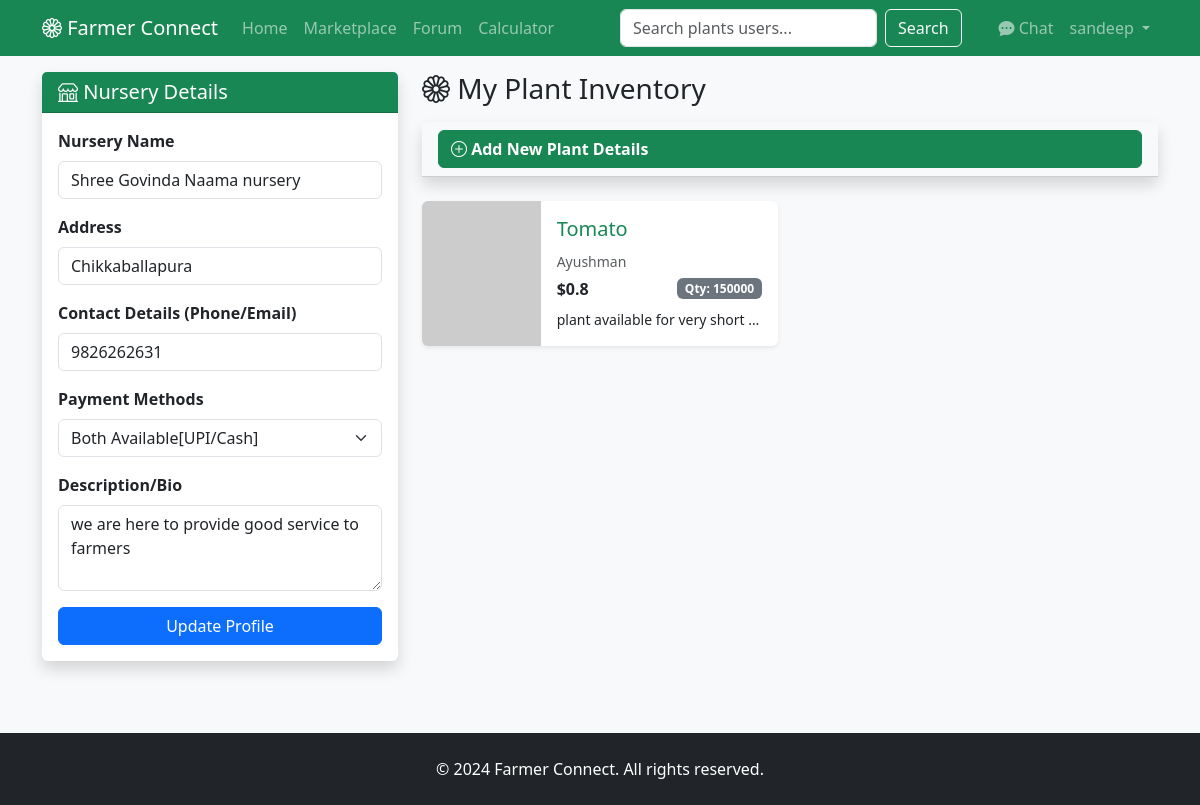
Page /dashboard (signed in) on the committed database.
### app/models.py (models this page shows, shortened)
class User(UserMixin, db.Model):
    id = db.Column(db.Integer, primary_key=True)
    username = db.Column(db.String(64), index=True, unique=True)
    email = db.Column(db.String(120), index=True, unique=True)
    password_hash = db.Column(db.String(128))
    role = db.Column(db.String(20), default='farmer') # nursery, farmer
    bio = db.Column(db.String(500))
    location = db.Column(db.String(128)) # Acts as Address
    nursery_name = db.Column(db.String(128))
    owner_name = db.Column(db.String(128)) # New field
    contact_details = db.Column(db.String(256))
    payment_methods = db.Column(db.String(256))
    products = db.relationship('Product', backref='seller', lazy='dynamic')
    posts = db.relationship('Post', backref='author', lazy='dynamic')
    messages_sent = db.relationship('Message',
                                    foreign_keys='Message.sender_id',
                                    backref='author', lazy='dynamic')
    messages_received = db.relationship('Message',
                                        foreign_keys='Message.receiver_id',
                                        backref='recipient', lazy='dynamic')

class Product(db.Model):
    id = db.Column(db.Integer, primary_key=True)
    seller_id = db.Column(db.Integer, db.ForeignKey('user.id'))
    name = db.Column(db.String(128))
    breed = db.Column(db.String(128)) # New field
    description = db.Column(db.String(1000))
    price = db.Column(db.Float)
    quantity = db.Column(db.Integer, default=0) # New field
    image_url = db.Column(db.String(256))
    plant_age_days = db.Column(db.Integer) # New field
    available_days = db.Column(db.Integer) # New field
    created_at = db.Column(db.DateTime, index=True, default=datetime.utcnow)

### app/main/routes.py (the view, shortened to what this page needs)
@bp.route('/dashboard', methods=['GET', 'POST'])
@login_required
def dashboard():
    if current_user.role == 'farmer':
        return render_template('dashboard.html', title='Dashboard')
    profile_form = NurseryProfileForm()
    product_form = ProductForm()
    if request.method == 'GET':
        profile_form.nursery_name.data = current_user.nursery_name
        profile_form.location.data = current_user.location
        profile_form.contact_details.data = current_user.contact_details
        profile_form.payment_methods.data = current_user.payment_methods
        profile_form.bio.data = current_user.bio
    products = current_user.products.all()
    posts = current_user.posts.all()
    return render_template('dashboard.html', title='Dashboard',
                           profile_form=profile_form, product_form=product_form,
                           products=products, posts=posts)

### app/auth/forms.py
class NurseryProfileForm(FlaskForm):
    nursery_name = StringField('Nursery Name', validators=[DataRequired()])
    owner_name = StringField('Owner Name', validators=[DataRequired()])
    location = StringField('Address', validators=[DataRequired()])
    contact_details = StringField('Contact Details (Phone/Email)', validators=[DataRequired()])
    payment_methods = SelectField('Payment Methods', choices=[
        ('upi', 'UPI Payments'),
        ('cash', 'Cash'),
        ('both', 'Both Available[UPI/Cash]')
    ], validators=[DataRequired()])
    bio = TextAreaField('Description/Bio')
    submit = SubmitField('Update Profile')

class ProductForm(FlaskForm):
    name = StringField('Plant Name', validators=[DataRequired()])
    breed = StringField('Breed Name', validators=[DataRequired()])
    price = FloatField('Price per Plant (₹)', validators=[DataRequired()], render_kw={"step": "0.01", "placeholder": "Example: 15.50"})
    quantity = IntegerField('Quantity Available', validators=[DataRequired()])
    plant_age_days = IntegerField('Plant Age (Days)', validators=[DataRequired()])
    available_days = IntegerField('Available Until (Days)', validators=[DataRequired()])
    description = TextAreaField('Description')
    image_url = StringField('Image URL')
    submit = SubmitField('Add Plant')

### app/models.py (called while the page is built)
@login.user_loader
def load_user(id):
    return User.query.get(int(id))

### app/templates/dashboard.html (shortened to what this page needs)
{% extends "base.html" %}
{% block content %}
{% if current_user.role == 'farmer' %}
<div class="container py-5 text-center">
  <div class="row justify-content-center">
    <div class="col-md-8">
      <div class="card shadow-lg border-0 rounded-lg animate__animated animate__fadeInUp">
        <div class="card-body p-5">
          <i class="bi bi-cart3 text-success display-1 mb-3"></i>
          <h1 class="fw-bold mb-3">Welcome, Farmer!</h1>
          <p class="lead text-muted mb-4">You are registered as a buyer. Explore the nursery marketplace to find the
            best plants for your farm.</p>
          <a href="{{ url_for('main.marketplace') }}"
            class="btn btn-success btn-lg px-5 pill-btn shadow-sm hover-elevate">
            Go to Marketplace <i class="bi bi-arrow-right ms-2"></i>
          </a>
        </div>
      </div>
    </div>
  </div>
</div>
{% else %}
<div class="row">
  <div class="col-md-4 mb-4">
    <div class="card shadow border-0">
      <div class="card-header bg-success text-white">
        <h5 class="card-title mb-0"><i class="bi bi-shop"></i> Nursery Details</h5>
      </div>
      <div class="card-body">
        <form action="" method="post">
          <div class="mb-3">
            {{ profile_form.nursery_name.label(class="form-label fw-bold") }}
            {{ profile_form.nursery_name(class="form-control" + (" is-invalid" if profile_form.nursery_name.errors else
            "")) }}
          </div>
          <div class="mb-3">
            {{ profile_form.location.label(class="form-label fw-bold") }}
            {{ profile_form.location(class="form-control") }}
          </div>
          <div class="mb-3">
            {{ profile_form.contact_details.label(class="form-label fw-bold") }}
            {{ profile_form.contact_details(class="form-control") }}
          </div>
          <div class="mb-3">
            {{ profile_form.payment_methods.label(class="form-label fw-bold") }}
            {{ profile_form.payment_methods(class="form-select") }}
          </div>
          <div class="mb-3">
            {{ profile_form.bio.label(class="form-label fw-bold") }}
            {{ profile_form.bio(class="form-control", rows=3) }}
          </div>
          <div class="d-grid">
            {{ profile_form.submit(class="btn btn-primary") }}
          </div>
        </form>
      </div>
    </div>
  </div>
  <div class="col-md-8">
    <h3 class="mb-3"><i class="bi bi-flower1"></i> My Plant Inventory</h3>
    <div class="card shadow mb-4 border-0">
      <div class="card-header bg-light">
        <a class="btn btn-success collapsed w-100 text-start fw-bold" data-bs-toggle="collapse"
          href="#addProductCollapse" role="button" aria-expanded="false" aria-controls="addProductCollapse">
          <i class="bi bi-plus-circle"></i> Add New Plant Details
        </a>
      </div>
    </div>
    <div class="row row-cols-1 row-cols-md-2 g-4">
      {% for product in products %}
      <div class="col">
        <div class="card h-100 shadow-sm border-0">
          <div class="row g-0 h-100">
            <div class="col-4">
              <img src="{{ product.image_url or 'https://via.placeholder.com/150?text=Plant' }}"
                class="img-fluid rounded-start h-100 object-fit-cover" alt="{{ product.name }}">
            </div>
            <div class="col-8">
              <div class="card-body">
                <h5 class="card-title text-success">{{ product.name }}</h5>
                <p class="card-text mb-1"><small class="text-muted">{{ product.breed }}</small></p>
                <div class="d-flex justify-content-between align-items-center">
                  <span class="fw-bold">${{ product.price }}</span>
                  <span class="badge bg-secondary">Qty: {{ product.quantity }}</span>
                </div>
                <p class="card-text small mt-2 text-truncate">{{ product.description }}</p>
              </div>
            </div>
          </div>
        </div>
      </div>
      {% else %}
      <div class="col-12 text-center py-4 text-muted">
        <p>No plants listed yet. Use the form above to add your first plant.</p>
      </div>
      {% endfor %}
    </div>
  </div>
</div>
{% endif %}
{% endblock %}

### app/templates/base.html (shortened to what this page needs)
<!doctype html>
<html lang="en">
<head>
  <link href="https://cdn.jsdelivr.net/npm/bootstrap@5.3.0/dist/css/bootstrap.min.css" rel="stylesheet">
  <link rel="stylesheet" href="https://cdn.jsdelivr.net/npm/bootstrap-icons@1.10.5/font/bootstrap-icons.css">
  <link href="{{ url_for('static', filename='css/style.css') }}" rel="stylesheet">
</head>
<body>
  <nav class="navbar navbar-expand-lg navbar-dark bg-success sticky-top">
    <div class="container">
      <a class="navbar-brand" href="{{ url_for('main.index') }}">
        <i class="bi bi-flower1"></i> Farmer Connect
      </a>
      <div class="collapse navbar-collapse" id="navbarNav">
        <ul class="navbar-nav me-auto">
          <li class="nav-item">
            <a class="nav-link" href="{{ url_for('main.index') }}">Home</a>
          </li>
          <li class="nav-item">
            <a class="nav-link" href="{{ url_for('main.marketplace') }}">Marketplace</a>
          </li>
          <li class="nav-item">
            <a class="nav-link" href="{{ url_for('main.forum') }}">Forum</a>
          </li>
          <li class="nav-item">
            <a class="nav-link" href="{{ url_for('main.calculator') }}">Calculator</a>
          </li>
        </ul>
        <form class="d-flex mx-auto" role="search" action="{{ url_for('main.search') }}" method="get">
          <input class="form-control me-2" type="search" placeholder="Search plants users..." aria-label="Search"
            name="q">
          <button class="btn btn-outline-light" type="submit">Search</button>
        </form>
        <ul class="navbar-nav">
          {% if current_user.is_authenticated %}
          <li class="nav-item">
            <a class="nav-link" href="{{ url_for('main.chat') }}">
              <i class="bi bi-chat-dots-fill"></i> Chat
            </a>
          </li>
          <li class="nav-item dropdown">
            <a class="nav-link dropdown-toggle" href="#" role="button" data-bs-toggle="dropdown">
              {{ current_user.username }}
            </a>
          </li>
          {% endif %}
        </ul>
      </div>
    </div>
  </nav>
  <div class="container mt-3">
    {% block content %}{% endblock %}
  </div>
  <footer class="bg-dark text-white text-center py-4 mt-5">
    <div class="container">
      <p class="mb-0">&copy; 2024 Farmer Connect. All rights reserved.</p>
    </div>
  </footer>
</body>
</html>

### app/static/css/style.css (style rules this page uses)
body { background-color: #f8f9fa; }
.card { border: none; }

### rows in the picture
User: username "sandeep", nursery_name "Shree Govinda Naama nursery", location "Chikkaballapura", contact_details "9826262631", payment_methods "Both Available[UPI/Cash]", bio "we are here to provide good service to farmers"
Product: name "Tomato", breed "Ayushman", price "0.8", quantity "150000", description "plant available for very short…"

### other values in the picture
{{ profile_form.nursery_name.label(class="form-label fw-bold") }} "Nursery Name"
{{ profile_form.location.label(class="form-label fw-bold") }} "Address"
{{ profile_form.contact_details.label(class="form-label fw-bold") }} "Contact Details (Phone/Email)"
{{ profile_form.payment_methods.label(class="form-label fw-bold") }} "Payment Methods"
{{ profile_form.bio.label(class="form-label fw-bold") }} "Description/Bio"
